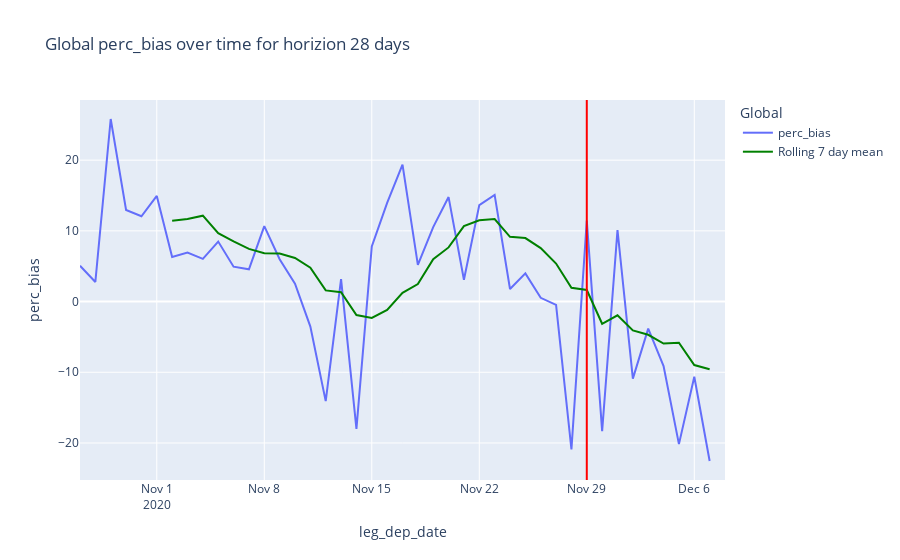

The code cell stored with this chart in its notebook:
### Markdown cell above
The bias seems quite stable so the percentage bias might have a few crazy outliers. E.g. a "large" bias on a very small leg, this will make the percentage very low(negative)/high).

### Code cell
plot_bias_over_time_for_horizon(df, horizon=28, metric="perc_bias")

### Figure 1 — Plotly figure (JSON) as saved in the notebook; plotly's stock layout.template omitted (floating-point values rounded to 4 significant figures)
{"data": [{"hovertemplate": "Global=0<br>leg_dep_date=%{x}<br>perc_bias=%{y}<extra></extra>", "legendgroup": "0", "line": {"color": "#636efa", "dash": "solid"}, "mode": "lines", "name": "perc_bias", "orientation": "v", "showlegend": true, "type": "scatter", "x": ["2020-10-27", "2020-10-28", "2020-10-29", "2020-10-30", "2020-10-31", "2020-11-01", "2020-11-02", "2020-11-03", "2020-11-04", "2020-11-05", "2020-11-06", "2020-11-07", "2020-11-08", "2020-11-09", "2020-11-10", "2020-11-11", "2020-11-12", "2020-11-13", "2020-11-14", "2020-11-15", "2020-11-16", "2020-11-17", "2020-11-18", "2020-11-19", "2020-11-20", "2020-11-21", "2020-11-22", "2020-11-23", "2020-11-24", "2020-11-25", "2020-11-26", "2020-11-27", "2020-11-28", "2020-11-29", "2020-11-30", "2020-12-01", "2020-12-02", "2020-12-03", "2020-12-04", "2020-12-05", "2020-12-06", "2020-12-07", "2020-12-08"], "xaxis": "x", "y": [5.066, 2.777, 25.82, 12.95, 12.06, 14.94, 6.305, 6.933, 6.041, 8.484, 4.932, 4.562, 10.67, 5.981, 2.52, -3.533, -14.08, 3.171, -18.0, 7.788, 13.96, 19.38, 5.177, 10.54, 14.78, 3.087, 13.64, 15.08, 1.782, 3.993, 0.5303, -0.4698, -20.91, 11.44, -18.33, 10.1, -10.9, -3.828, -9.112, -20.16, -10.63, -22.55, null], "yaxis": "y"}, {"hovertemplate": "variable=0<br>leg_dep_date=%{x}<br>value=%{y}<extra></extra>", "legendgroup": "0", "line": {"color": "green", "dash": "solid"}, "mode": "lines", "name": "Rolling 7 day mean", "orientation": "v", "showlegend": true, "type": "scatter", "x": ["2020-10-27", "2020-10-28", "2020-10-29", "2020-10-30", "2020-10-31", "2020-11-01", "2020-11-02", "2020-11-03", "2020-11-04", "2020-11-05", "2020-11-06", "2020-11-07", "2020-11-08", "2020-11-09", "2020-11-10", "2020-11-11", "2020-11-12", "2020-11-13", "2020-11-14", "2020-11-15", "2020-11-16", "2020-11-17", "2020-11-18", "2020-11-19", "2020-11-20", "2020-11-21", "2020-11-22", "2020-11-23", "2020-11-24", "2020-11-25", "2020-11-26", "2020-11-27", "2020-11-28", "2020-11-29", "2020-11-30", "2020-12-01", "2020-12-02", "2020-12-03", "2020-12-04", "2020-12-05", "2020-12-06", "2020-12-07", "2020-12-08"], "xaxis": "x", "y": [null, null, null, null, null, null, 11.42, 11.68, 12.15, 9.674, 8.528, 7.457, 6.846, 6.8, 6.17, 4.802, 1.579, 1.327, -1.897, -2.308, -1.169, 1.24, 2.484, 6.001, 7.659, 10.67, 11.51, 11.67, 9.156, 8.986, 7.557, 5.378, 1.95, 1.636, -3.137, -1.949, -4.076, -4.699, -5.933, -5.826, -8.979, -9.582, null], "yaxis": "y"}], "layout": {"legend": {"title": {"text": "Global"}, "tracegroupgap": 0}, "shapes": [{"line": {"color": "red"}, "type": "line", "x0": "2020-11-29T00:00:00", "x1": "2020-11-29T00:00:00", "xref": "x", "y0": 0, "y1": 1, "yref": "y domain"}], "title": {"text": "Global perc_bias over time for horizion 28 days"}, "xaxis": {"anchor": "y", "domain": [0, 1], "title": {"text": "leg_dep_date"}}, "yaxis": {"anchor": "x", "domain": [0, 1], "title": {"text": "perc_bias"}}}}
